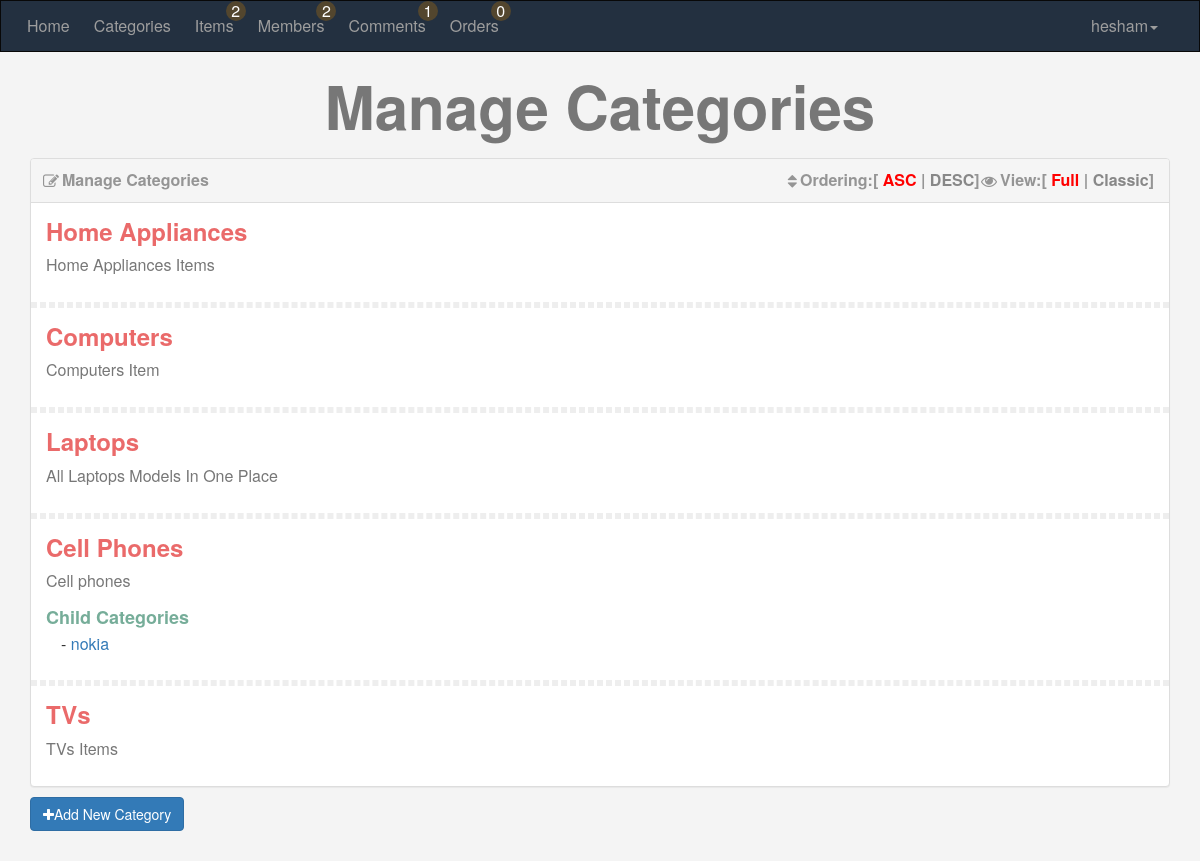
Screenshot of /admin/categories.php (signed in) with the database file from the repository.
### tables this page shows
CREATE TABLE `categories` (
  `Id` int(11) NOT NULL,
  `Name` varchar(255) NOT NULL,
  `Describtion` text NOT NULL,
  `Parent` int(11) NOT NULL,
  `Ordering` int(11) NOT NULL,
  `Visibility` tinyint(4) NOT NULL DEFAULT 0,
  `Allow_Comment` tinyint(4) NOT NULL DEFAULT 0,
  `Allow_Ads` tinyint(4) NOT NULL DEFAULT 0
);

### admin/include/functions/functions.php (called while the page is built, shortened)
<?php
	function GetAllFrom($field,$table,$where=null,$and=null,$orderby,$ordering='DESC'){
		global $connect;
		$GetAll=$connect->prepare("SELECT $field FROM $table  $where $and order by $orderby $ordering");
		$GetAll->execute();
		$All=$GetAll->fetchAll();
		return $All;
	}
?>

### admin/categories.php (the view, shortened to what this page needs)
<?php
	if(isset($_SESSION['user'])){
		include "in.php";
		$do="";
		if(isset($_GET['do'])){
				$do=$_GET['do'];
		}else{
				$do='Manage';
		}
		if($do=="Manage"){
			$sort='ASC';
			$rows=GetAllFrom("*","categories","where parent=0","","Ordering","$sort");
			if (!empty($rows)) {
?>
			<h1 class="text-center">Manage Categories</h1>
			<div class="container categories">
				<div class="panel panel-default">
					<div class="panel-heading">
						<i class="fa fa-edit"></i>Manage Categories
						<div class="option pull-right">
							<i class="fa fa-sort"></i>Ordering:[
							<a class="<?php if($sort=='ASC'){echo 'active'; } ?>" href="categories.php?sort=ASC">ASC</a> |
							<a class="<?php if($sort=='DESC'){echo 'active'; } ?>" href="categories.php?sort=DESC">DESC</a>]
							<i class="fa fa-eye"></i>View:[
							<span class="active" data-view="full">Full</span> |
							<span data-view="classic">Classic</span>]
						</div>
					</div>
					<div class="panel-body">
						<?php
							foreach ($rows as $row) {
								echo "<div class='cat'>";
									echo "<h3>".$row['Name']."</h3>";
									echo "<div class='full-view'>";
										echo "<p>";if ($row['Describtion']=='') {echo "This Categorie Has No Describtion";} else {echo $row['Describtion'];}echo"</p>";
									echo "</div>";
									$getchildcats=GetAllFrom("*","categories","where Parent={$row['Id']}","","Id","ASC");
									if(!empty($getchildcats)){
										Echo "<h4 class='child-head'>Child Categories</h4>";
										Echo "<ul class='list-unstyled child-cats'>";
											foreach ($getchildcats as $child) {
												echo"<li class='child-link'>
														<a href='categories.php?do=Edit&catid=".$child['Id']."'>".$child['Name']."</a>
														<a href='categories.php?do=Delete&catid=".$child['Id']."' class='confirm show-delete'>Delete</a>
													</li>";
											}
										Echo "</ul>";
									}
									echo "</div>";
								echo "<hr/>";
							}
						?>
					</div>
				</div>
				<a class="add-category btn btn-primary" href="categories.php?do=Add"><i class="fa fa-plus"></i>Add New Category</a>
			</div>
<?php
		}
?>
		<?php
		}
		include $tpl."footer.php";
		}else{
			header("location:index.php");
			exit();
		}
?>

### admin/layout/css/backend.css (style rules this page uses)
body { background: #F4F4F4; font-size: 16px; }
h1 { font-size: 60px; margin: 20px 0; font-weight: bold; color: #777; }
.categories .panel-heading { color: #959595; font-weight: bold; }
.categories .panel-heading i { position: relative; top: 1px; right: 3px; }
.categories .panel-body { padding: 0; }
.categories .option a { color: #888; text-decoration: none; }
.categories .option span { color: #888; cursor: pointer; }
.categories .option .active { color: #F00; }
.categories hr { margin-top: 0; margin-bottom: 0; }
.categories .cat { padding: 15px; position: relative; overflow: hidden; }
.categories .cat h3 { margin:0; cursor: pointer; font-weight: bold; color: #EA6A6A; }
.categories .cat .full-view p { margin:10px 0; color: #777; }
.categories hr { border:3px dashed #eee; }
.categories .child-head { margin:15px 0 5px; color: #76ad99; font-weight: bold; }
.categories .child-cats { margin-left: 15px; }
.categories .child-cats li:before { content: "-"; }
.categories .add-category { margin-bottom: 30px; margin-top: -10px; }

### rows the page displays
categories: Name "Home Appliances", Describtion "Home Appliances Items"
categories: Name "Computers", Describtion "Computers Item"
categories: Name "Laptops", Describtion "All Laptops Models In One Place"
categories: Name "Cell Phones", Describtion "Cell phones"
categories: Name "nokia"
categories: Name "TVs", Describtion "TVs Items"

### other values shown
checkitem("Approve","items","0") "2"
checkitem("Regstatus","users","0") "2"
checkitem("Status","comments","0") "1"
checkitem("delivered","orders","0") "0"
$_SESSION['user'] "hesham"
